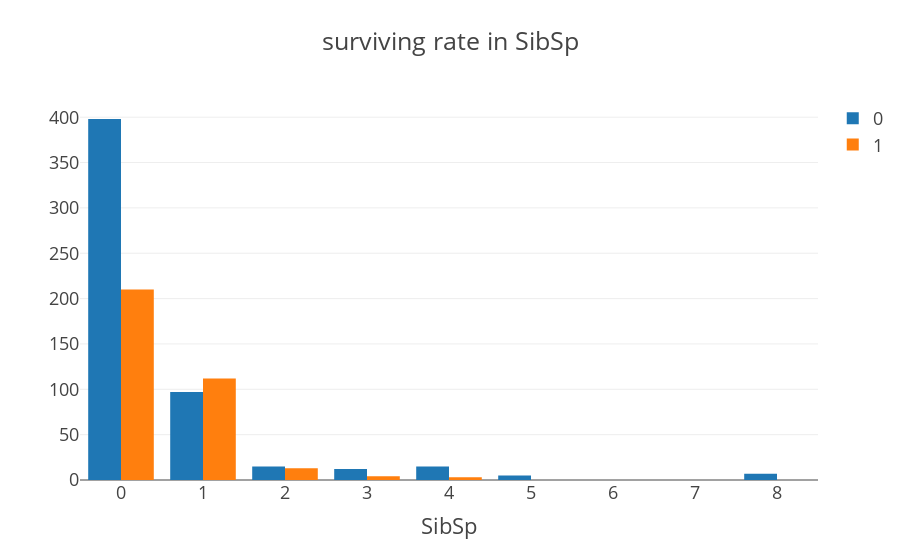

This figure's notebook cell:
### Code cell
col = "SibSp"
v1 = df_sur[col].value_counts().reset_index()
v1 = v1.rename(columns={col:'count',"index":col})
v1["percent"] = v1["count"].apply(lambda x:100*x/sum(v1["count"]))
v1 = v1.sort_values(col)

v2 = df_not[col].value_counts().reset_index()
v2 = v2.rename(columns={col:'count',"index":col})
v2["percent"] = v2["count"].apply(lambda x:100*x/sum(v1["count"]))
v2 = v2.sort_values(col) 

bar1 = go.Bar(x = v1[col], y=v1["count"], name="0")
bar2 = go.Bar(x=v2[col], y=v2["count"], name="1")

data = [bar1, bar2]
layout={'title':"surviving rate in SibSp",'xaxis':{'title':"SibSp"}}
fig = go.Figure(data=data, layout=layout)
fig.layout.template = "presentation"

iplot(fig)

### Figure 1 — Plotly figure (JSON) as saved in the notebook; plotly's stock layout.template omitted (floating-point values rounded to 4 significant figures)
{"data": [{"name": "0", "type": "bar", "x": [0, 1, 2, 3, 4, 5, 8], "y": [398, 97, 15, 12, 15, 5, 7]}, {"name": "1", "type": "bar", "x": [0, 1, 2, 3, 4], "y": [210, 112, 13, 4, 3]}], "layout": {"title": {"text": "surviving rate in SibSp"}, "xaxis": {"title": {"text": "SibSp"}}}}
